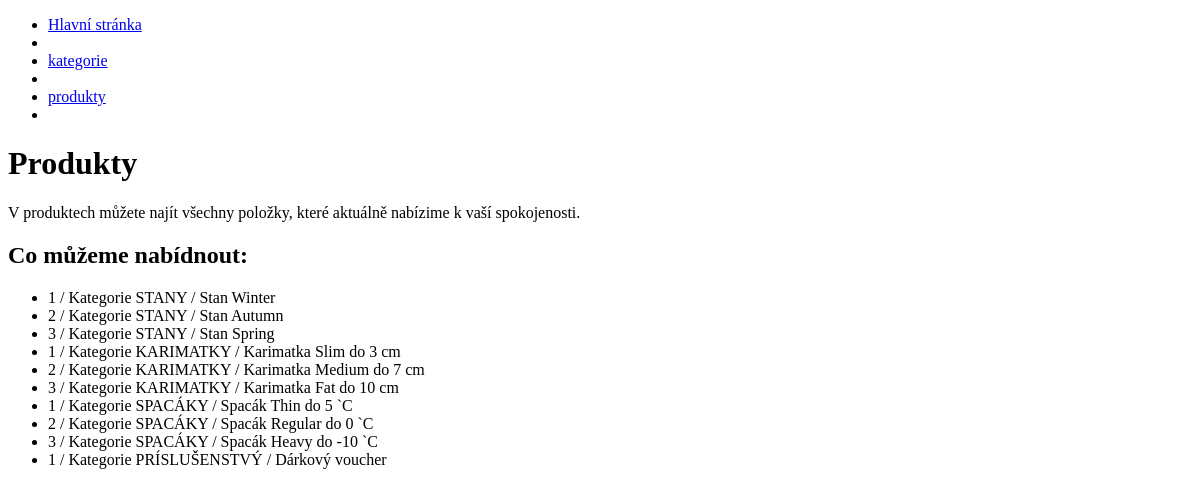
The app's page /produkty/, older data.
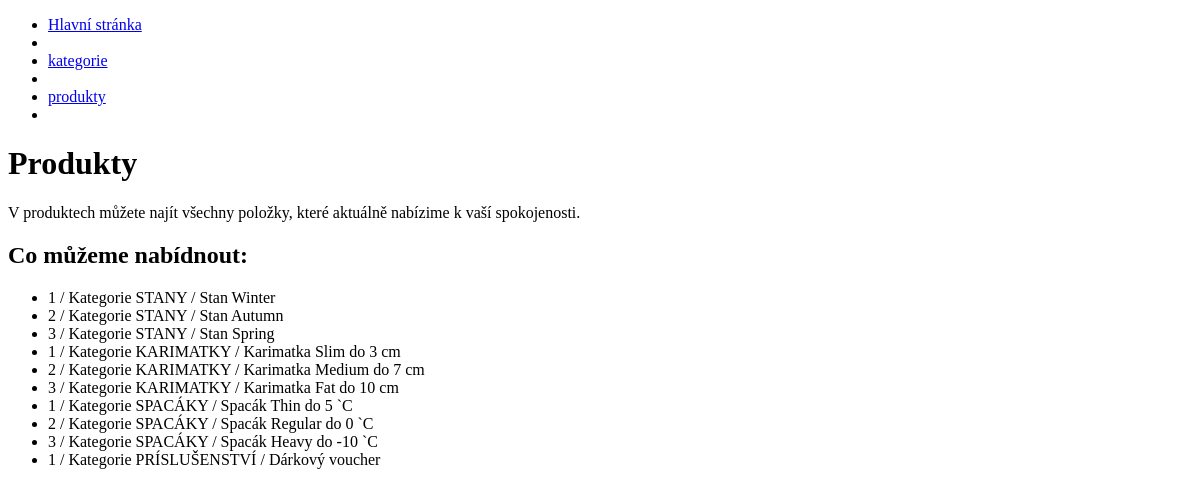
The same page, newer data.
### viewer/models.py (models this page shows, shortened)
class Product(models.Model):
    name = models.CharField(max_length=30)
    weight = models.IntegerField()
    price = models.IntegerField()
    brand = models.CharField(max_length=300)
    category_ID = models.IntegerField()
    products_of_categories = models.ForeignKey(Categorie, on_delete=models.DO_NOTHING, null=True)

class Categorie(models.Model):
    name = models.CharField(max_length=30)
    def __str__(self):
        return f"Kategorie {self.name}"

### viewer/views.py (the view)
# urls.py: path('produkty/', ProductsView.as_view(), name='produkty'),
class ProductsView(TemplateView):
    template_name = "produkty.html"
    extra_context = {
    "all_products": Product.objects.all()
    }

### viewer/templates/produkty.html
 {% extends 'base.html' %}
    {% block content %}
    <h1>Produkty</h1>
    <p>V produktech můžete najít všechny položky, které aktuálně nabízime k vaší spokojenosti.</p>
    <h2>Co můžeme nabídnout:</h2>
    <ul>
        {% for product in all_products %}
            <li>{{ product.category_ID}} / {{product.products_of_categories}} / {{product.name}}</li>
        {% endfor %}
    </ul>
     {% endblock %}

Row changes from the older to the newer data that the page shows:
changed through a linked row, Product "Dárkový voucher": products_of_categories "Kategorie PRÍSLUŠENSTVÝ" → "Kategorie PRÍSLUŠENSTVÍ"
